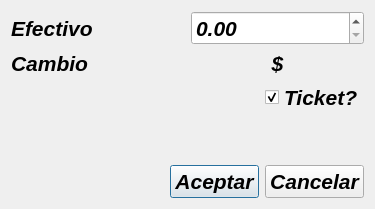
<?xml version="1.0" encoding="UTF-8"?>
<ui version="4.0">
 <class>dialogo_pagar</class>
 <widget class="QDialog" name="dialogo_pagar">
  <property name="geometry">
   <rect>
    <x>0</x>
    <y>0</y>
    <width>375</width>
    <height>209</height>
   </rect>
  </property>
  <property name="font">
   <font>
    <pointsize>16</pointsize>
    <weight>75</weight>
    <italic>true</italic>
    <bold>true</bold>
   </font>
  </property>
  <property name="windowTitle">
   <string>Pagar</string>
  </property>
  <layout class="QVBoxLayout" name="verticalLayout_2">
   <item>
    <layout class="QHBoxLayout" name="horizontalLayout">
     <item>
      <widget class="QLabel" name="label">
       <property name="text">
        <string>Efectivo</string>
       </property>
      </widget>
     </item>
     <item>
      <widget class="QDoubleSpinBox" name="dsb_efectivo">
       <property name="maximum">
        <double>99999.000000000000000</double>
       </property>
      </widget>
     </item>
    </layout>
   </item>
   <item>
    <layout class="QHBoxLayout" name="horizontalLayout_2">
     <item>
      <widget class="QLabel" name="label_3">
       <property name="text">
        <string>Cambio</string>
       </property>
      </widget>
     </item>
     <item>
      <widget class="QLabel" name="lbl_cambio">
       <property name="text">
        <string>$</string>
       </property>
       <property name="alignment">
        <set>Qt::AlignCenter</set>
       </property>
      </widget>
     </item>
    </layout>
   </item>
   <item>
    <layout class="QHBoxLayout" name="horizontalLayout_4">
     <item>
      <spacer name="horizontalSpacer_2">
       <property name="orientation">
        <enum>Qt::Horizontal</enum>
       </property>
       <property name="sizeHint" stdset="0">
        <size>
         <width>40</width>
         <height>20</height>
        </size>
       </property>
      </spacer>
     </item>
     <item>
      <widget class="QCheckBox" name="chk_ticket">
       <property name="text">
        <string>Ticket?</string>
       </property>
       <property name="checked">
        <bool>true</bool>
       </property>
       <property name="tristate">
        <bool>false</bool>
       </property>
      </widget>
     </item>
    </layout>
   </item>
   <item>
    <layout class="QVBoxLayout" name="verticalLayout">
     <item>
      <spacer name="verticalSpacer">
       <property name="orientation">
        <enum>Qt::Vertical</enum>
       </property>
       <property name="sizeHint" stdset="0">
        <size>
         <width>20</width>
         <height>40</height>
        </size>
       </property>
      </spacer>
     </item>
     <item>
      <layout class="QHBoxLayout" name="horizontalLayout_3">
       <item>
        <spacer name="horizontalSpacer">
         <property name="orientation">
          <enum>Qt::Horizontal</enum>
         </property>
         <property name="sizeHint" stdset="0">
          <size>
           <width>40</width>
           <height>20</height>
          </size>
         </property>
        </spacer>
       </item>
       <item>
        <widget class="QPushButton" name="pb_aceptar">
         <property name="text">
          <string>Aceptar</string>
         </property>
        </widget>
       </item>
       <item>
        <widget class="QPushButton" name="pb_cancelar">
         <property name="text">
          <string>Cancelar</string>
         </property>
        </widget>
       </item>
      </layout>
     </item>
    </layout>
   </item>
  </layout>
 </widget>
 <resources/>
 <connections>
  <connection>
   <sender>pb_cancelar</sender>
   <signal>clicked()</signal>
   <receiver>dialogo_pagar</receiver>
   <slot>close()</slot>
   <hints>
    <hint type="sourcelabel">
     <x>258</x>
     <y>158</y>
    </hint>
    <hint type="destinationlabel">
     <x>304</x>
     <y>125</y>
    </hint>
   </hints>
  </connection>
 </connections>
</ui>
